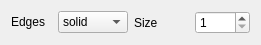
      <widget class="QWidget" name="layoutWidget">
       <property name="geometry">
        <rect>
         <x>10</x>
         <y>230</y>
         <width>261</width>
         <height>29</height>
        </rect>
       </property>
       <layout class="QHBoxLayout" name="horizontalLayout_34">
        <item>
         <layout class="QHBoxLayout" name="horizontalLayout_32">
          <item>
           <widget class="QLabel" name="label_7">
            <property name="text">
             <string>&lt;html&gt;&lt;head/&gt;&lt;body&gt;&lt;p&gt;Edges&lt;/p&gt;&lt;/body&gt;&lt;/html&gt;</string>
            </property>
           </widget>
          </item>
          <item>
           <widget class="QComboBox" name="line_type">
            <item>
             <property name="text">
              <string>solid</string>
             </property>
            </item>
            <item>
             <property name="text">
              <string>dashed</string>
             </property>
            </item>
           </widget>
          </item>
         </layout>
        </item>
        <item>
         <layout class="QHBoxLayout" name="horizontalLayout_33">
          <item>
           <widget class="QLabel" name="label_9">
            <property name="text">
             <string>Size</string>
            </property>
           </widget>
          </item>
          <item>
           <widget class="QSpinBox" name="line_thickness">
            <property name="minimum">
             <number>1</number>
            </property>
            <property name="maximum">
             <number>50</number>
            </property>
           </widget>
          </item>
         </layout>
        </item>
       </layout>
      </widget>
